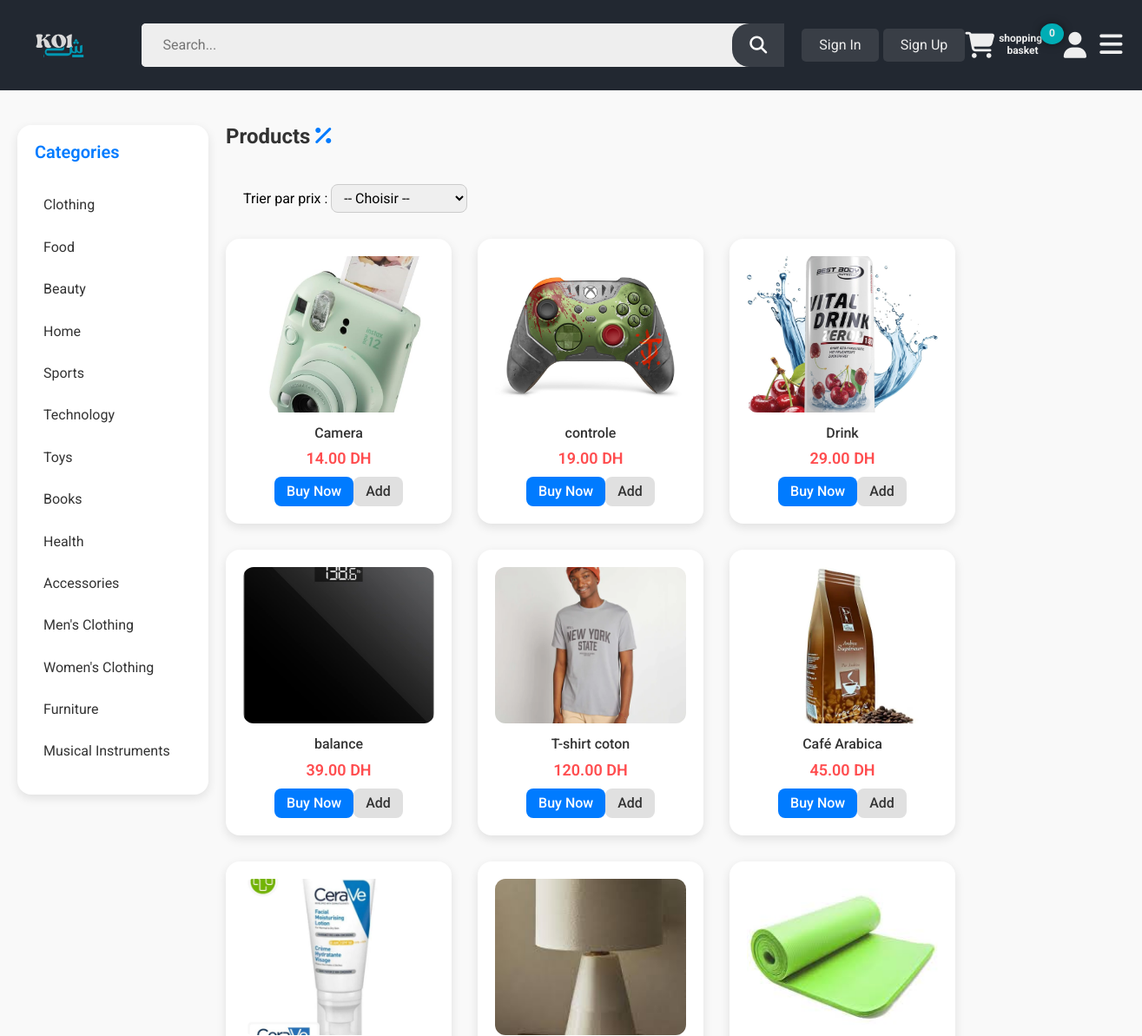
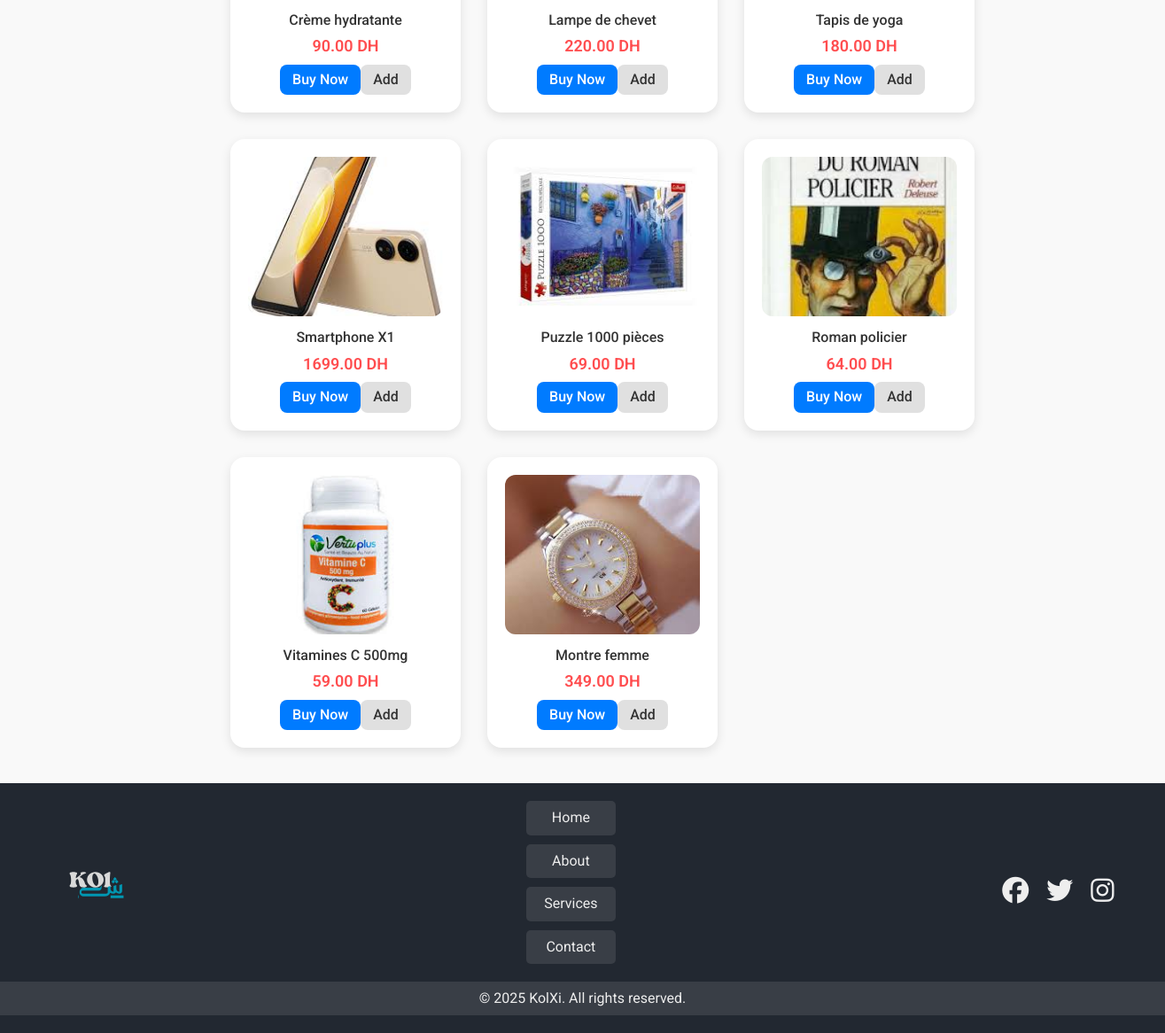
The app's page /Product.php with its own data (2 pictures, top to bottom).
### tables this page shows
CREATE TABLE `categorie` (
  `ID` int NOT NULL,
  `Nom` varchar(100) NOT NULL,
  `Description` text
);

CREATE TABLE `produit` (
  `Reference` int NOT NULL,
  `Designation` varchar(255) NOT NULL,
  `Description` text,
  `Categorie` int NOT NULL,
  `prix` decimal(10,2) NOT NULL,
  `PrixAcquisition` decimal(10,2) NOT NULL,
  `Stock` int DEFAULT NULL,
  `ImageURL` varchar(255) DEFAULT NULL
);

### Product.php (the view, shortened to what this page needs)
<!DOCTYPE html>
<html lang="en">
<head>
    <link rel="stylesheet" href="css/normalized.css">
    <link rel="stylesheet" href="css/all.min.css">
    <link rel="stylesheet" href="css/kolchi.css">
    <link rel="stylesheet" href="css/product.css">
</head>
<body>
<header class="header">
      <div class="container">
            <div class="logo">
                <a href="index.php"> <img src="imgs/KOlش.svg" alt="logo" class="logo-img"></a>
            </div>
            <div class="search">
                <form action="./Search.php" method="get" class="search">
                    <input type="text" name="search" placeholder="Search...">
                    <button type="submit" class="search-btn"><i class="fa-solid fa-magnifying-glass"></i></button>
                </form>
            </div>
            <div class="nav">
                <div class="signIn signUp">
                    <?php if (!isset($_SESSION['user_id'])): ?>
                        <button onclick="window.location.href='./MainSign/SingUP_IN.php'" class="signIn-btn">Sign In</button>
                        <button onclick="window.location.href='./MainSign/SingUP_IN.php'" class="signUp-btn">Sign Up</button>
                    <?php else: ?>
                        <span class="welcome-user">Welcome, <?php echo $_SESSION['username']; ?></span>
                        <button onclick="window.location.href='logout.php'" class="logout-btn">Logout</button>
                    <?php endif; ?>
                </div>
            </div>
            <div class="basket">
                <div class="basket_IN">
                <?php if (!isset($_SESSION['user_id'])): ?>
                    <form action="./MainSign/SingUP_IN.php">
                        <button  type="submit" ><i class="fa-solid fa-cart-shopping"></i> <span>shopping-basket</span> </button>
                        <p id="orders">0</p>
                    </form>
                    <?php endif; ?>
                </div>
                <button type="submit" class="No_account_Now"><i class="fa-solid fa-user"></i></button>
            </div>
            <div class="nav_l">
                <i class="fa-solid fa-bars"></i>
            </div>
        </div>
</header>
<div class="main">
    <div class="side_category">
        <div class="category">
            <h2>Categories </h2>
            <form action="./categorys.php" method='POST'>
                <ul>
                    <?php
                    require_once('./Connection.php');
                    $query = "SELECT * FROM categorie";
                    $result = mysqli_query($conn, $query);
                    if ($result) {
                        while ($row = mysqli_fetch_assoc($result)) {
                            echo "<li><button type='submit' name='category' value='" . htmlspecialchars($row['Nom']) . "'>" . htmlspecialchars($row['Nom']) . "</button></li>";
                        }
                    } else {
                        echo "Error: " . mysqli_error($conn);
                    }
                    ?>
                </ul>
            </form>
        </div>
    </div>
    <div class="All_P">
        <div>
            <h2>Products <i class="fa-solid fa-percent"></i></h2>
        </div>
        <div class="sort-container">
            <form method="GET">
                <label for="sort">Trier par prix :</label>
                <select name="sort" id="sort" onchange="this.form.submit()">
                    <option value="">-- Choisir --</option>
                </select>
            </form>
        </div>
        <div class="Products">
            <?php
            require_once('./Connection.php');
            $sort = isset($_GET['sort']) ? $_GET['sort'] : '';
            if ($sort === 'asc') {
                $query = "SELECT * FROM produit ORDER BY prix ASC";
            } elseif ($sort === 'desc') {
                $query = "SELECT * FROM produit ORDER BY prix DESC";
            } else {
                $query = "SELECT * FROM produit";
            }
            $result = mysqli_query($conn, $query);
            if ($result) {
                while ($row = mysqli_fetch_assoc($result)) {
                    echo "<div class='product-item'>";
                    echo "<img src='" . $row['ImageURL'] . "' alt='" . $row['Reference'] . "' class='product-img'>";
                    echo "<p class='title'>" . $row['Designation'] . "</p>";
                    echo "<p class='price'>" . $row['prix'] . " DH</p>";
                    echo "<div class='btns'>";
                    if (!isset($_SESSION['user_id'])) {
                        echo "<form action='./verifieSign.php'>";
                        echo "<button type='submit' class='Buy_Now'>Buy Now</button>";
                        echo "<button type='submit' class='Add'>Add</button>";
                        echo "</form>";
                    }
                    echo "</div></div>";
                }
            } else {
                echo "Error: " . mysqli_error($conn);
            }
            ?>
        </div>
    </div>
</div>
<footer class="footer">
    <div class="container">
        <div class="footer-content">
            <div class="footer-logo">
                <img src="./imgs/KOlش.svg" alt="logo" class="logo-img">
            </div>
            <div class="footer-links">
                <ul>
                    <li><a href="#">Home</a></li>
                    <li><a href="#">About</a></li>
                    <li><a href="#">Services</a></li>
                    <li><a href="#">Contact</a></li>
                </ul>
            </div>
            <div class="footer-socials">
                <a href="#"><i class="fa-brands fa-facebook"></i></a>
                <a href="#"><i class="fa-brands fa-twitter"></i></a>
                <a href="#"><i class="fa-brands fa-instagram"></i></a>
            </div>
        </div>
    </div>
    <div class="footer-bottom">
        <p>&copy; 2025 KolXi. All rights reserved.</p>
    </div>
</footer>
</body>
</html>

### css/product.css (style rules this page uses)
:root { --primary-color: #007bff; --accent-color: #ff4d4f; --text-color: #333; --bg-color: #f9f9f9; --white: #ffffff; --shadow: 0 4px 12px rgba(0, 0, 0, 0.1); --border-radius: 16px; }
body { font-family: 'Roboto', sans-serif; background-color: var(--bg-color); margin: 0; padding: 0; }
.main { display: flex; gap: 20px; padding: 40px 20px; }
.side_category { width: 220px; background-color: var(--white); padding: 20px; border-radius: var(--border-radius); box-shadow: var(--shadow); height: fit-content; position: sticky; top: 100px; }
.side_category h2 { margin-bottom: 20px; font-size: 20px; color: var(--primary-color); font-weight: 600; padding-bottom: 10px; }
.side_category li { margin-bottom: 10px; padding: 10px; border-radius: 8px; transition: background 0.3s; }
.side_category li button { text-decoration: none; border: none; background: none; cursor: pointer; color: var(--text-color); font-size: 16px; }
.All_P { flex: 1; }
.All_P h2 { font-size: 24px; color: var(--text-color); margin-bottom: 20px; padding-bottom: 10px; }
.All_P h2 i { font-size: 24px; color: var(--primary-color); margin: 0; }
.Products { display: flex; flex-wrap: wrap; gap: 30px; justify-content: flex-start; }
.product-item { background-color: var(--white); border-radius: var(--border-radius); padding: 20px; box-shadow: var(--shadow); width: 260px; display: flex; flex-direction: column; align-items: center; transition: transform 0.2s ease; }
.product-img { width: 100%; height: 180px; object-fit: cover; border-radius: 12px; margin-bottom: 15px; }
.title { font-size: 16px; font-weight: 500; color: var(--text-color); margin: 0; text-align: center; }
.price { font-size: 18px; color: var(--accent-color); font-weight: 600; margin: 10px 0; }
.btns { display: flex; gap: 10px; margin-top: auto; }
.btns button { padding: 8px 14px; border: none; border-radius: 8px; cursor: pointer; font-weight: 500; transition: background-color 0.3s; }
.Buy_Now { background-color: var(--primary-color); color: white; }
.Add { background-color: #e0e0e0; color: #333; }

### Product.php (style rules this page uses)
.sort-container { text-align: left; padding: 10px 20px; margin:0 0 20px 0; }
.sort-container select { padding: 5px 10px; border-radius: 8px; border: 1px solid #ccc; }

### records on screen
categorie: Nom "Clothing"
categorie: Nom "Food"
categorie: Nom "Beauty"
categorie: Nom "Home"
categorie: Nom "Sports"
categorie: Nom "Technology"
categorie: Nom "Toys"
categorie: Nom "Books"
categorie: Nom "Health"
categorie: Nom "Accessories"
categorie: Nom "Men's Clothing"
categorie: Nom "Women's Clothing"
categorie: Nom "Furniture"
categorie: Nom "Musical Instruments"
produit: ImageURL (picture), Designation "Camera", prix "14.00"
produit: ImageURL (picture), Designation "controle", prix "19.00"
produit: ImageURL (picture), Designation "Drink", prix "29.00"
produit: ImageURL (picture), Designation "balance", prix "39.00"
produit: ImageURL (picture), Designation "T-shirt coton", prix "120.00"
produit: ImageURL (picture), Designation "Café Arabica", prix "45.00"
produit: ImageURL (picture), Designation "Crème hydratante", prix "90.00"
produit: ImageURL (picture), Designation "Lampe de chevet", prix "220.00"
produit: ImageURL (picture), Designation "Tapis de yoga", prix "180.00"
produit: ImageURL (picture), Designation "Smartphone X1", prix "1699.00"
produit: ImageURL (picture), Designation "Puzzle 1000 pièces", prix "69.00"
produit: ImageURL (picture), Designation "Roman policier", prix "64.00"
produit: ImageURL (picture), Designation "Vitamines C 500mg", prix "59.00"
produit: ImageURL (picture), Designation "Montre femme", prix "349.00"
